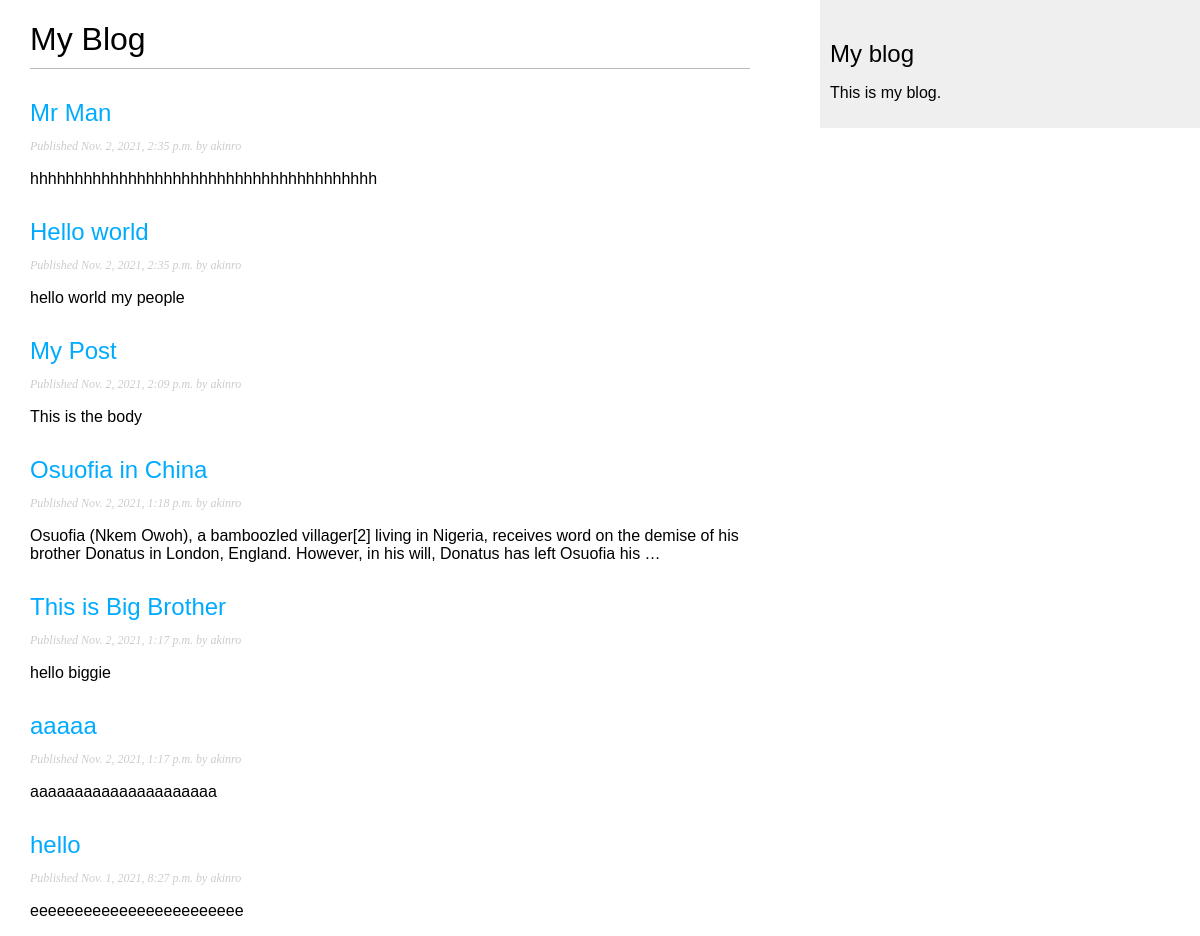
Screenshot of /blog/ with the database file from the repository.
### blog/models.py (models this page shows, shortened)
class Post(models.Model):
    STATUS_CHOICES = (
        ('draft', 'Draft'),
        ('published','Published'),
    )
    title = models.CharField(max_length=250)
    slug = models.SlugField(max_length=250,unique_for_date='publish')
    author = models.ForeignKey(User,on_delete=models.CASCADE,related_name='blog_posts')
    body = models.TextField()
    publish = models.DateTimeField(default=timezone.now)
    created = models.DateTimeField(auto_now_add=True)
    updated = models.DateTimeField(auto_now=True)
    status = models.CharField(max_length=10,choices=STATUS_CHOICES,default='draft')
    objects = models.Manager()
    published = PublishedManager()
    def get_absolute_url(self):
        return reverse('blog:post_detail', args=[self.publish.year,self.publish.month,self.publish.day,self.slug])
    class Meta:
        ordering = ('-publish',)

### blog/views.py (the view)
# urls.py: path('',views.post_list, name='post_list'),
def post_list(request):
    posts = Post.published.all()
    return render(request,'blog/post/list.html',{'posts': posts})

### blog/models.py (called while the page is built)
    def get_queryset(self):
        return super(PublishedManager,self).get_queryset()\
            .filter(status='published')

### blog/templates/blog/post/list.html (shortened to what this page needs)
{% extends "blog/base.html" %}
{% block content %}
    <h1> My Blog </h1>
    {% for post in posts %}
        <h2>
            <a href="{{ post.get_absolute_url }}">
                {{post.title}}
            </a>
        </h2>
        <p class ="date">
            Published {{post.publish}} by {{post.author}}
        </p>
        {{post.body|truncatewords:30|linebreaks}}
    {%endfor%}
{% endblock %}

### blog/templates/blog/base.html (shortened to what this page needs)
{% load static %}
<!DOCTYPE html>
<html lang="en">
<head>
    <link href="{% static 'css/blog.css' %}" rel = 'stylesheet'>
</head>
<body>
    <div id = "content">
        {% block content %}
        {% endblock %}
    </div>
    <div id='sidebar'>
        <h2>My blog</h2>
        <p>This is my blog.</p>
    </div>
</body>
</html>

### blog/static/css/blog.css (style rules this page uses)
body { margin:0; padding:0; font-family:helvetica, sans-serif; }
a { color:#00abff; text-decoration:none; }
h1 { font-weight:normal; border-bottom:1px solid #bbb; padding:0 0 10px 0; }
h2 { font-weight:normal; margin:30px 0 0; }
#content { float:left; width:60%; padding:0 0 0 30px; }
#sidebar { float:right; width:30%; padding:10px; background:#efefef; height:100%; }
p.date { color:#ccc; font-family: georgia, serif; font-size: 12px; font-style: italic; }

### rows the page displays
Post: title "Mr Man", publish "Nov. 2, 2021, 2:35 p.m.", author "akinro", body "hhhhhhhhhhhhhhhhhhhhhhhhhhhhhhhhhhhhhhh"
Post: title "Hello world", publish "Nov. 2, 2021, 2:35 p.m.", author "akinro", body "hello world my people"
Post: title "My Post", publish "Nov. 2, 2021, 2:09 p.m.", author "akinro", body "This is the body"
Post: title "Osuofia in China", publish "Nov. 2, 2021, 1:18 p.m.", author "akinro", body "Osuofia (Nkem Owoh), a bamboozled villager[2] living in Nigeria, receives word on the demise of his brother Donatus in London, England. However, in his will, Donatus has left Osuofia his …"
Post: title "This is Big Brother", publish "Nov. 2, 2021, 1:17 p.m.", author "akinro", body "hello biggie"
Post: title "aaaaa", publish "Nov. 2, 2021, 1:17 p.m.", author "akinro", body "aaaaaaaaaaaaaaaaaaaaa"
Post: title "hello", publish "Nov. 1, 2021, 8:27 p.m.", author "akinro", body "eeeeeeeeeeeeeeeeeeeeeeee"
